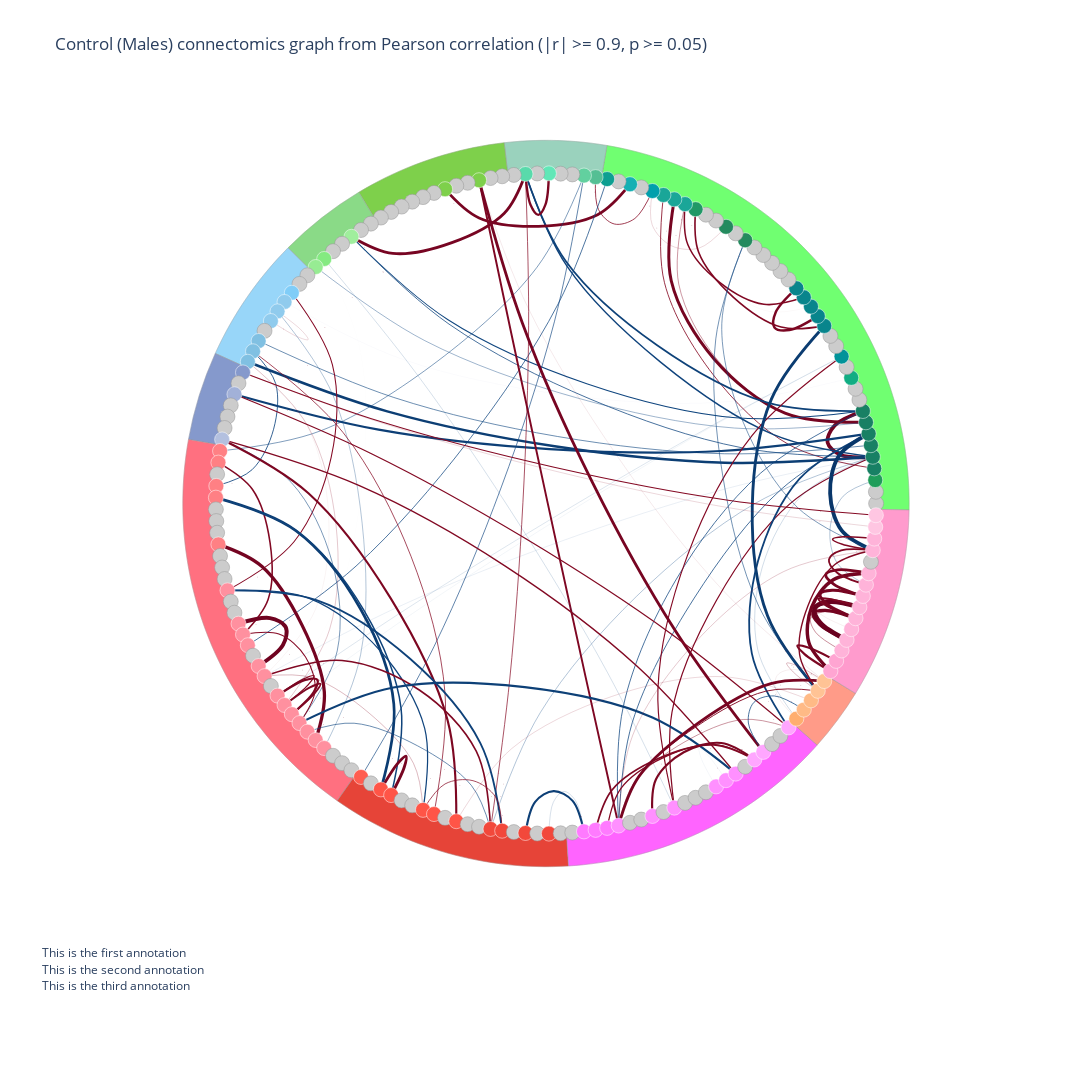

Notebook cell for this chart:
### Code cell
for group, (r,p) in zip(animal_groups, groups_cross_correlations):
    fig = BraiAn.draw_chord_plot(r, p, chord_r_cutoff, chord_p_cutoff, AllenBrain,
                                ideograms_a=50,
                                title=f"{group.name} connectomics graph from Pearson correlation (|r| >= {chord_r_cutoff}, p >= {chord_p_cutoff})",
                                size=chord_plot_size,
                                no_background=chord_no_background,
                                colorscale_edges=chord_use_colorscale_edges,
                                **chord_bottom_annotations
    )
    if chord_save_plot:
        plot_filename = f"chord_plot_{group.name}_{normalization}_{group.marker}.svg".lower()
        plot_filepath = os.path.join(plots_output_path, plot_filename)
        fig.write_image(plot_filepath)
    if chord_show_plot:
        fig.show()
